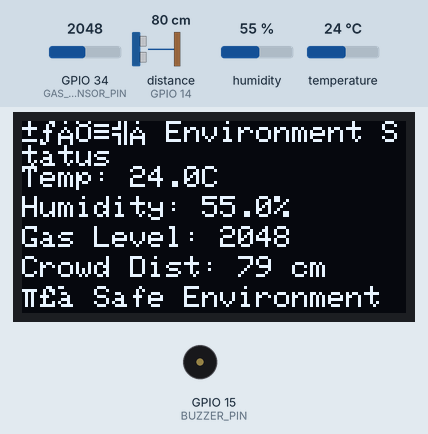
Simulated run of this sketch. Board: ESP32. Parts: 128×64 one-colour display, buzzer (waves = sounding, pin HIGH). Wiring (inferred from the names in the program): ultrasonic range finder: trigger GPIO 12; echo GPIO 14. The inputs (shaded band) are chosen by the test bench; at power-on: distance to the obstacle (sensor on GPIO 14) 80 cm, temperature 24 °C, GPIO 34 (GAS_SENSOR_PIN) = 2048, humidity 55 %. The echo pulse lasts 58.3 µs per cm; WiFi joins after 1.5 s; servers stay silent unless stated; storage starts empty; pins used as bus, display or sensor lines are not drawn; what the sketch prints to the serial monitor is not drawn.

Above: at 4.1 s.
4.2 s: distance to the obstacle (sensor on GPIO 14) set to 23 cm
At 6.3 s:
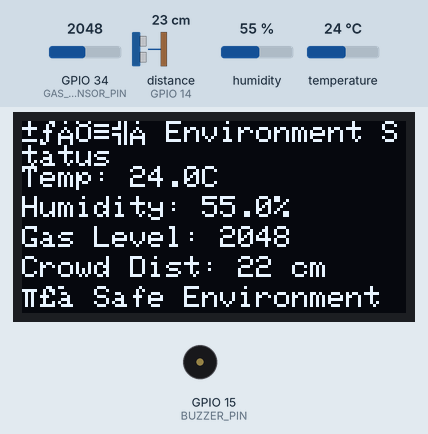
12.5 s: distance to the obstacle (sensor on GPIO 14) set to 18 cm
At 14.2 s:
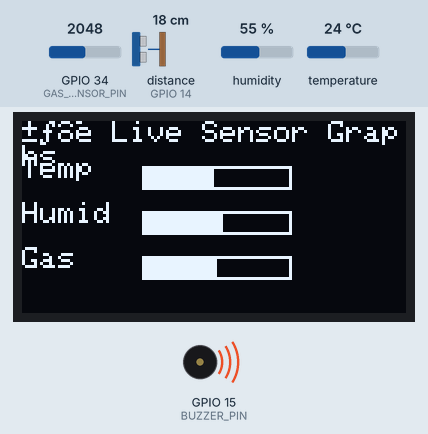
21.5 s: temperature set to 41 °C
At 24.2 s:
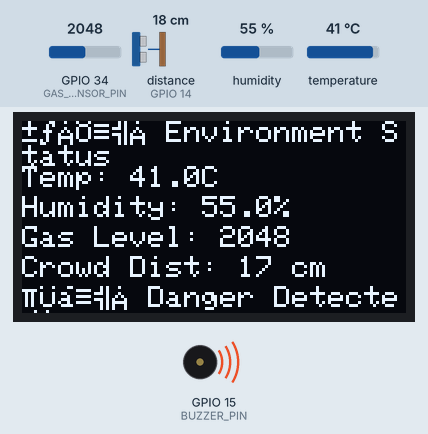
24.5 s: GPIO 34 (GAS_SENSOR_PIN) set to 2934
At 31.4 s:
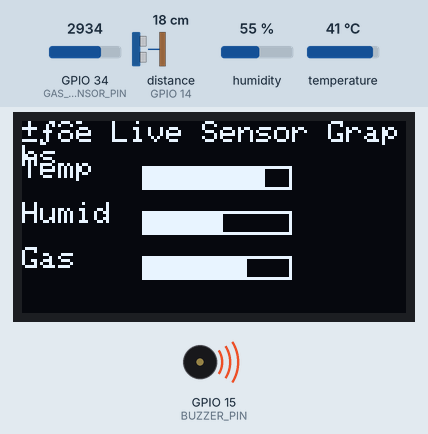
32.6 s: GPIO 34 (GAS_SENSOR_PIN) set to 3048
At 41.5 s:
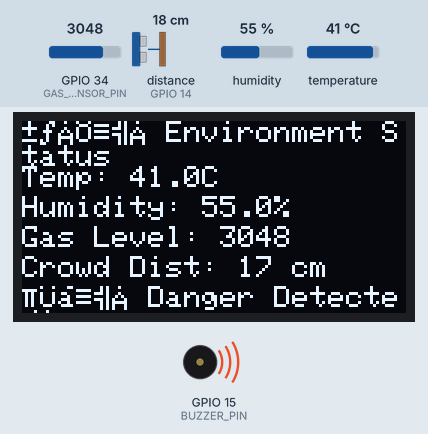
41.6 s: temperature set to 12 °C
At 45.5 s:
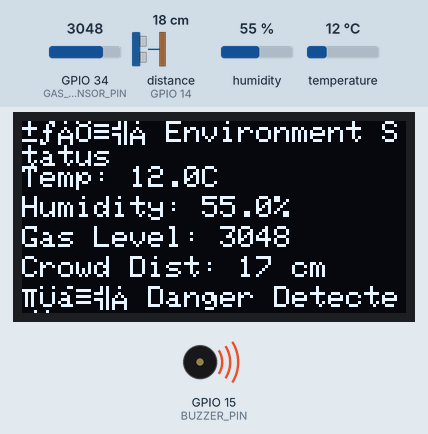
Timing chart, 0 to 47.0 s (numbered marks = the images above; inputs shaded):
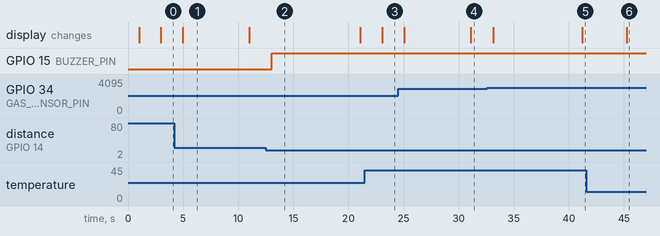

Measured:
- the behaviour switches between 21 and 20 cm on distance to the obstacle (sensor on GPIO 14) (found by bisection; images 1 and 2)
- the behaviour switches between 3000 and 3001 on GPIO 34 (GAS_SENSOR_PIN) (found by bisection; images 4 and 5)
- after the input at 4.2 s, the display: changes after 0.77 s (image 1)
- after the input at 12.5 s, GPIO 15 (BUZZER_PIN): LOW → HIGH after 0.52 s
- after the input at 21.5 s, the display: changes after 1.6 s (image 3)
- after the input at 24.5 s, the display: first changes after 0.57 s (image 4 shows a later state)
- after the input at 32.6 s, the display: first changes after 0.54 s (image 5 shows a later state)
- after the input at 41.6 s, the display: changes after 3.6 s (image 6)

The sketch:

v7.ino
```cpp
// -------------------- Libraries --------------------
#include <WiFi.h>

// -------------------- Blynk Credentials --------------------
#define BLYNK_TEMPLATE_ID "TMPL65To3Tkgl"
#define BLYNK_TEMPLATE_NAME "Smart City Monitor"
#define BLYNK_AUTH_TOKEN "eOvBi1kprAb3oBSSsJwtE3cTk1ry9lGd"

#include <BlynkSimpleEsp32.h>
#include <ThingSpeak.h>
#include <SPI.h>
#include <SD.h>
#include <Wire.h>
#include <Adafruit_GFX.h>
#include <Adafruit_SSD1306.h>
#include <DHT.h>
#include <MFRC522.h>

// -------------------- WiFi Credentials --------------------
char ssid[] = "Last";
char pass[] = "123456780";


char auth[] = BLYNK_AUTH_TOKEN;

// -------------------- ThingSpeak Credentials --------------------
WiFiClient client;
unsigned long myChannelNumber = 2936641;  // Numeric ID of your channel
const char * myWriteAPIKey = "K0JZSUIXY2J91NCL";

// -------------------- PIN DEFINITIONS --------------------
#define DHTPIN 4
#define DHTTYPE DHT11
#define GAS_SENSOR_PIN 34
#define BUZZER_PIN 15
#define TRIG_PIN 12
#define ECHO_PIN 14
#define OLED_SDA 21
#define OLED_SCL 22
#define SD_CS 5
#define RST_PIN 27
#define SS_PIN 25

// -------------------- OBJECTS --------------------
DHT dht(DHTPIN, DHTTYPE);
Adafruit_SSD1306 display(128, 64, &Wire, -1);
MFRC522 rfid(SS_PIN, RST_PIN);

// -------------------- STRUCTURES --------------------
struct Worker {
  String uid;
  String name;
  String role;
};

Worker workers[50];
int workerCount = 0;

// -------------------- VARIABLES --------------------
long duration;
int distance;
float lastGoodHumidity = 50.0;
bool buzzerOverride = false;

bool showingWelcomeScreen = false;
bool showingGraphScreen = false;

unsigned long lastSensorReadTime = 0;
unsigned long lastDisplayRefresh = 0;
unsigned long lastRFIDScanTime = 0;
unsigned long welcomeScreenStartTime = 0;
unsigned long lastGraphSwitchTime = 0;
unsigned long lastThingSpeakUpdate = 0;

float temp = 0;
float hum = 50;
int gasVal = 0;

// Last scanned info (for Blynk + ThingSpeak)
String lastUID = "";
String lastWorkerName = "";
String lastWorkerRole = "";

// -------------------- SETUP --------------------
void setup() {
  Serial.begin(115200);
  delay(1000);

  dht.begin();

  Wire.begin(OLED_SDA, OLED_SCL);
  if (!display.begin(SSD1306_SWITCHCAPVCC, 0x3C)) {
    Serial.println(timeStamp() + " [ERROR] OLED Initialization Failed!");
    while (true);
  }
  display.clearDisplay();
  display.display();

  SPI.begin();
  rfid.PCD_Init();
  Serial.println(timeStamp() + " [OK] RFID Reader Ready.");

  if (!SD.begin(SD_CS)) {
    Serial.println(timeStamp() + " [ERROR] SD Card Mount Failed!");
    while (true);
  }
  Serial.println(timeStamp() + " [OK] SD Card Initialized.");

  pinMode(BUZZER_PIN, OUTPUT);
  pinMode(TRIG_PIN, OUTPUT);
  pinMode(ECHO_PIN, INPUT);

  loadWorkers();

  WiFi.begin(ssid, pass);
  Blynk.begin(auth, ssid, pass);
  ThingSpeak.begin(client);

  Serial.println(timeStamp() + " [SYSTEM READY]");
}

// -------------------- LOOP --------------------
void loop() {
  unsigned long currentMillis = millis();
  Blynk.run();

  if (currentMillis - lastSensorReadTime > 2000) {
    readSensors();
    lastSensorReadTime = currentMillis;
  }

  if (!showingWelcomeScreen && currentMillis - lastDisplayRefresh > 2000) {
    if (!showingGraphScreen) {
      displayMainScreen();
    } else {
      displayGraphScreen();
    }
    lastDisplayRefresh = currentMillis;
  }

  checkRFID(currentMillis);

  if (currentMillis - lastRFIDScanTime > 60000) {
    Serial.println(timeStamp() + " [INFO] Refreshing RFID Reader...");
    rfid.PCD_Init();
    lastRFIDScanTime = currentMillis;
  }

  if (showingWelcomeScreen && (currentMillis - welcomeScreenStartTime > 5000)) {
    showingWelcomeScreen = false;
  }

  if (currentMillis - lastGraphSwitchTime > 10000) {
    showingGraphScreen = !showingGraphScreen;
    lastGraphSwitchTime = currentMillis;
  }

  safetyMonitor();

  if (currentMillis - lastThingSpeakUpdate > 16000) {
    updateThingSpeak();
    lastThingSpeakUpdate = currentMillis;
  }
}

// -------------------- FUNCTIONS --------------------
void readSensors() {
  temp = dht.readTemperature();
  hum = dht.readHumidity();
  gasVal = analogRead(GAS_SENSOR_PIN);

  if (isnan(temp) || isnan(hum)) {
    Serial.println(timeStamp() + " [Warning] Failed to read from DHT sensor!");
    temp = 0;
    hum = lastGoodHumidity;
  } else {
    if (hum >= 20 && hum <= 90) {
      lastGoodHumidity = hum;
    }
  }

  digitalWrite(TRIG_PIN, LOW);
  delayMicroseconds(2);
  digitalWrite(TRIG_PIN, HIGH);
  delayMicroseconds(10);
  digitalWrite(TRIG_PIN, LOW);

  duration = pulseIn(ECHO_PIN, HIGH, 20000UL);
  distance = duration * 0.034 / 2;

  // Blynk virtual writes
  Blynk.virtualWrite(V0, temp);
  Blynk.virtualWrite(V1, hum);
  Blynk.virtualWrite(V2, gasVal);
  Blynk.virtualWrite(V3, distance);
}

void displayMainScreen() {
  display.clearDisplay();
  display.setTextSize(1);
  display.setTextColor(WHITE);

  display.setCursor(0, 0);
  display.println("🏙️ Environment Status");

  display.setCursor(0, 15);
  display.printf("Temp: %.1fC", temp);

  display.setCursor(0, 25);
  display.printf("Humidity: %.1f%%", hum);

  display.setCursor(0, 35);
  display.printf("Gas Level: %d", gasVal);

  display.setCursor(0, 45);
  display.printf("Crowd Dist: %d cm", distance);

  if (temp > 35 || gasVal > 3000 || distance < 20) {
    display.setCursor(0, 55);
    display.print("⚠️ Danger Detected!");
  } else {
    display.setCursor(0, 55);
    display.print("✅ Safe Environment");
  }
  display.display();
}

void displayGraphScreen() {
  display.clearDisplay();
  display.setTextSize(1);
  display.setTextColor(WHITE);

  display.setCursor(0, 0);
  display.println("📊 Live Sensor Graphs");

  drawBarGraph(0, 20, map(temp, 0, 50, 0, 100), "Temp");
  drawBarGraph(0, 35, map(hum, 0, 100, 0, 100), "Humid");
  drawBarGraph(0, 50, map(gasVal, 0, 4095, 0, 100), "Gas");

  display.display();
}

void drawBarGraph(int x, int y, int widthPercent, String label) {
  display.setCursor(x, y - 8);
  display.print(label);
  display.drawRect(x + 40, y - 5, 50, 8, WHITE);
  display.fillRect(x + 40, y - 5, widthPercent / 2, 8, WHITE);
}

void checkRFID(unsigned long currentMillis) {
  if (rfid.PICC_IsNewCardPresent() && rfid.PICC_ReadCardSerial()) {
    lastRFIDScanTime = currentMillis;

    String uid = "";
    for (byte i = 0; i < rfid.uid.size; i++) {
      uid += String(rfid.uid.uidByte[i] < 0x10 ? "0" : "");
      uid += String(rfid.uid.uidByte[i], HEX);
    }
    uid.toUpperCase();
    lastUID = uid;
    Serial.println(timeStamp() + " Scanned UID: " + uid);

    bool found = false;
    for (int i = 0; i < workerCount; i++) {
      if (workers[i].uid == uid) {
        lastWorkerName = workers[i].name;
        lastWorkerRole = workers[i].role;

        Serial.println(timeStamp() + " [FOUND] " + workers[i].name + " (" + workers[i].role + ")");
        showWelcomeScreen(lastWorkerName, lastWorkerRole);

        Blynk.virtualWrite(V4, lastUID);
        Blynk.virtualWrite(V5, lastWorkerName);
        Blynk.virtualWrite(V6, lastWorkerRole);

        found = true;
        break;
      }
    }

    if (!found) {
      Serial.println(timeStamp() + " [NEW] Unknown card detected!");
      Serial.println("Please type new worker name:");
      String newName = timedReadString();
      newName.trim();

      Serial.println("Enter role (Engineer/Supervisor/Visitor):");
      String newRole = timedReadString();
      newRole.trim();

      workers[workerCount].uid = uid;
      workers[workerCount].name = newName;
      workers[workerCount].role = newRole;
      workerCount++;

      saveWorkerToSD(uid, newName, newRole);

      lastWorkerName = newName;
      lastWorkerRole = newRole;

      Serial.println(timeStamp() + " [REGISTERED] " + newName + " added successfully!");
      showWelcomeScreen(lastWorkerName, lastWorkerRole);

      Blynk.virtualWrite(V4, lastUID);
      Blynk.virtualWrite(V5, lastWorkerName);
      Blynk.virtualWrite(V6, lastWorkerRole);
    }

    rfid.PICC_HaltA();
    rfid.PCD_StopCrypto1();
  }
}

void safetyMonitor() {
  bool danger = false;
  String recommendation = "";

  if (temp > 35) {
    danger = true;
    recommendation += "Turn on Cooling! ";
  }
  if (gasVal > 3000) {
    danger = true;
    recommendation += "Ventilate Room! ";
  }
  if (distance < 20) {
    danger = true;
    recommendation += "Reduce Crowd! ";
  }

  if (danger) {
    digitalWrite(BUZZER_PIN, HIGH);
    Serial.println(timeStamp() + " [ALERT] Risk! " + recommendation);
  } else {
    digitalWrite(BUZZER_PIN, LOW);
  }
}

void updateThingSpeak() {
  ThingSpeak.setField(1, temp);
  ThingSpeak.setField(2, hum);
  ThingSpeak.setField(3, gasVal);
  ThingSpeak.setField(4, distance);
  ThingSpeak.setField(5, lastUID);
  ThingSpeak.setField(6, lastWorkerName);
  ThingSpeak.setField(7, lastWorkerRole);

  int x = ThingSpeak.writeFields(myChannelNumber, myWriteAPIKey);
  if (x == 200) {
    Serial.println(timeStamp() + " [ThingSpeak] Update successful.");
  } else {
    Serial.println(timeStamp() + " [ThingSpeak] Error code: " + String(x));
  }
}

void showWelcomeScreen(String name, String role) {
  showingWelcomeScreen = true;
  welcomeScreenStartTime = millis();

  display.clearDisplay();
  display.setTextSize(1);
  display.setTextColor(WHITE);
  display.setCursor(10, 5);
  display.println("👋 Welcome!");
  display.setCursor(10, 25);
  display.println(name);
  display.setCursor(10, 45);
  display.println("(" + role + ")");
  display.display();
}

void saveWorkerToSD(String uid, String name, String role) {
  File file = SD.open("/workers.txt", FILE_APPEND);
  if (!file) {
    Serial.println(timeStamp() + " [ERROR] Saving worker failed!");
    return;
  }
  file.println(uid + "," + name + "," + role);
  file.close();
}

void loadWorkers() {
  File file = SD.open("/workers.txt");
  if (!file) {
    Serial.println(timeStamp() + " [INFO] No existing worker database.");
    return;
  }

  while (file.available()) {
    String line = file.readStringUntil('\n');
    line.trim();
    int firstComma = line.indexOf(',');
    int secondComma = line.indexOf(',', firstComma + 1);

    if (firstComma > 0 && secondComma > firstComma) {
      workers[workerCount].uid = line.substring(0, firstComma);
      workers[workerCount].name = line.substring(firstComma + 1, secondComma);
      workers[workerCount].role = line.substring(secondComma + 1);
      workerCount++;
    }
  }
  file.close();
}

String timedReadString() {
  String input = "";
  unsigned long startTime = millis();
  while ((millis() - startTime) < 10000) {
    while (Serial.available()) {
      char c = Serial.read();
      if (c == '\n') {
        return input;
      }
      input += c;
    }
  }
  return input;
}

String timeStamp() {
  return "[" + String(millis() / 1000) + "s]";
}
```
